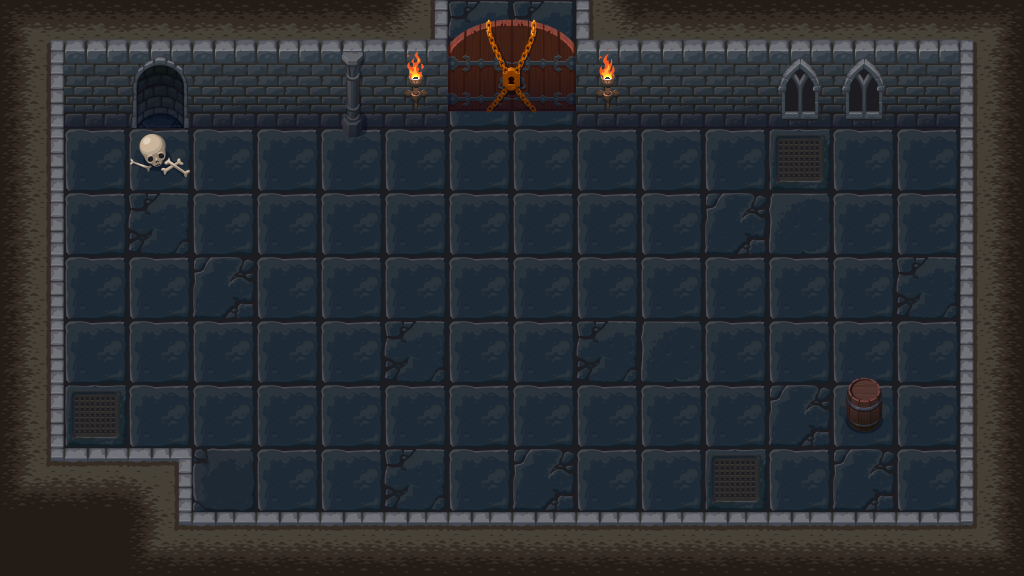

Below is a game level as drawn by its tile map, then a one-line description and the .tmx that defines it (tile-layer data replaced by summaries):
An orthogonal 16x9 tile map with 64x64 px tiles, 5 tile layers (floor_and_walls, doors, wallinventory, obstacles_shadows, ...), 2 tilesets.

<map version="1.0" orientation="orthogonal" renderorder="right-down" width="16" height="9" tilewidth="64" tileheight="64">
 <tileset firstgid="1" name="dungeon_tileset" tilewidth="64" tileheight="64">
  <image source="dungeon_tileset_64.png" width="512" height="704" />
 </tileset>
 <tileset firstgid="89" name="objects_tilset" tilewidth="64" tileheight="64">
  <image source="objects_tilset_64.png" trans="ffffff" width="640" height="832" />
 </tileset>
 <layer name="floor_and_walls" width="16" height="9">
  <data>[144 cells, 144 non-empty, 19 distinct tile ids]</data>
 </layer>
 <layer name="doors" width="16" height="9">
  <data>[144 cells, 4 non-empty, 4 distinct tile ids]</data>
 </layer>
 <layer name="wallinventory" width="16" height="9">
  <data>[144 cells, 13 non-empty, 11 distinct tile ids]</data>
 </layer>
 <layer name="obstacles_shadows" width="16" height="9">
  <data>[144 cells, 2 non-empty, 2 distinct tile ids]</data>
 </layer>
 <layer name="obstacles" width="16" height="9">
  <data>[144 cells, 3 non-empty, 3 distinct tile ids]</data>
 </layer>
</map>
